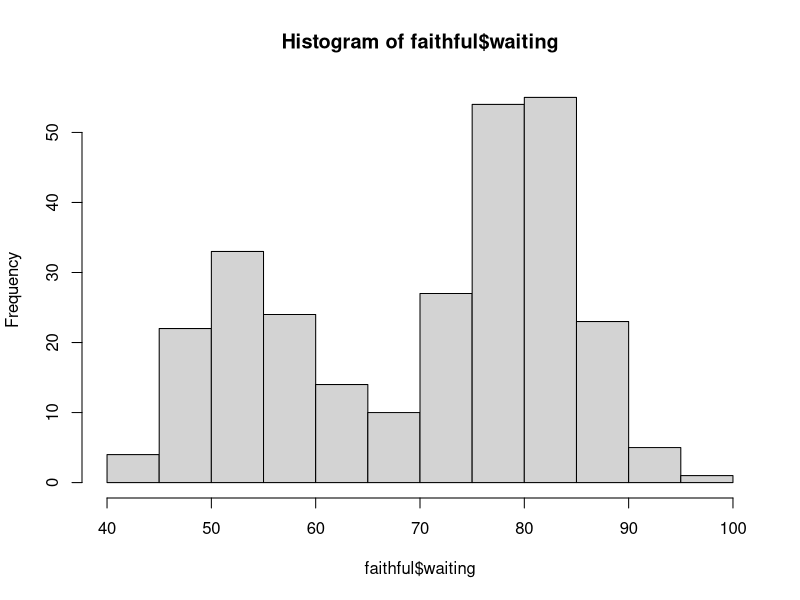
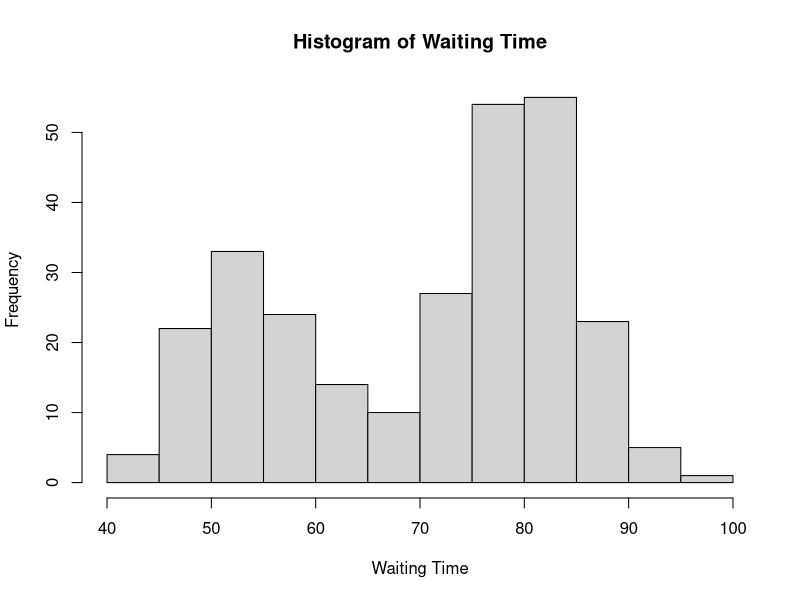

Write R code to recreate these figures, in order.
## ---- chunk 1
knitr::opts_chunk$set(echo = TRUE)
## ---- chunk 2
Joe <- list(age = 17, name = "Joe Smith",
            parent_ages = c(42, 38))
## ---- chunk 3
Joe$name
## ---- chunk 4
sport_team <- list(name="Arsenal Fc", year=1886, wins= 571)
## ---- chunk 5
sport_team$wins
## ---- chunk 6
hist(faithful$waiting)
## ---- chunk 7
h <- hist(faithful$waiting, plot = FALSE)
h
## ---- chunk 8
h$xname <- "Waiting Time"
plot(h)

